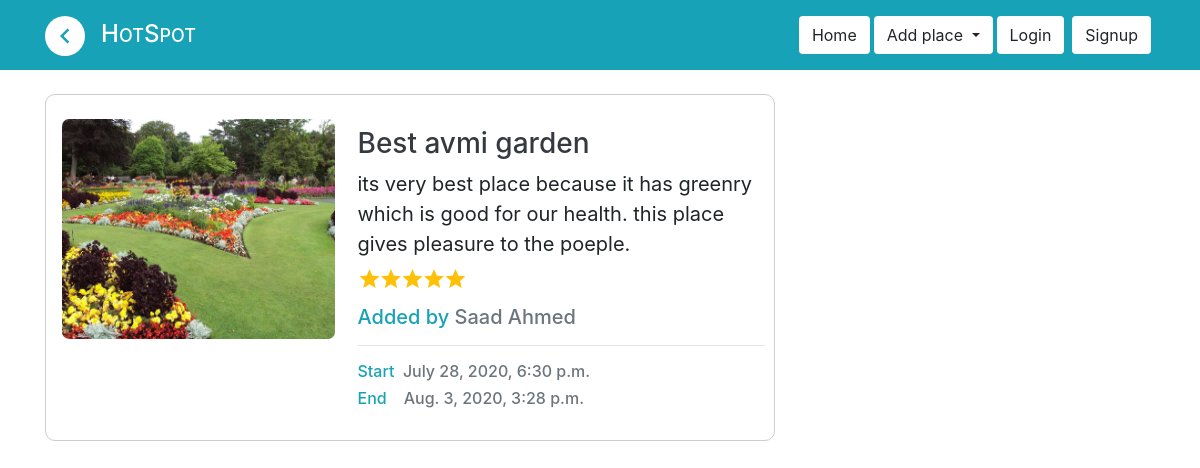
The page /place/8 on the database its author committed.
### application/models.py (models this page shows)
class place_information(models.Model):
    place_image = models.ImageField(upload_to='photos')
    place_name = models.CharField(max_length=255)
    place_description = models.TextField()
    place_longitude = models.FloatField()
    place_latitude = models.FloatField()
    place_ratings = models.IntegerField()
    place_type = models.CharField(max_length=100)
    added_by = models.ForeignKey(User, on_delete=models.CASCADE, default=0)
    start_date_time = models.DateTimeField(null=True, blank=True)
    end_date_time = models.DateTimeField(null=True, blank=True)

### application/views.py (the view)
# urls.py: path('place/<id>', views.place, name="place"),
def place(request, id):
    focused_place = place_information.objects.get(id=id)
    context = {
        'place': focused_place
    }
    return render(request, 'place.html', context)

### templates/place.html (shortened to what this page needs)
{% load static %}
{% include 'inc/head.inc.html' %}
{% include 'inc/navbar.inc.html' %}
<body>
    <br>
    <div class="container">
        <div class="row">
            <div class="col-sm-8">
                <div class="p-3" style="border: solid 1px #cccccc; border-radius: 10px;">
                    <div class="row">
                        <div class="col-sm-5 py-2">
                            <img src="media/{{place.place_image}}" style="width: 100%; height:220px; border-radius: 7px;" alt="">
                        </div>
                        <div class="col-sm-7 p-2">
                            <h3 class="text-dark my-2">{{place.place_name}}</h3>
                            <p class="my-2" style="font-size:20px">{{place.place_description}}</p>
                            <div style="display: inline;" class="ratingParent my-2" id="single_rating">
                                <i class="material-icons text-secondary" style="margin-right: -7px;">star</i>
                                <i class="material-icons text-secondary" style="margin-right: -7px;">star</i>
                                <i class="material-icons text-secondary" style="margin-right: -7px;">star</i>
                                <i class="material-icons text-secondary" style="margin-right: -7px;">star</i>
                                <i class="material-icons text-secondary" style="margin-right: -7px;">star</i>
                            </div>
                            <div class="my-2">
                                <h5 class="text-info">Added by <span class="text-secondary">{{place.added_by.first_name}} {{place.added_by.last_name}}</span></h5>
                            </div>
                            <hr>
                            {% ifequal place.place_type 'temporary' %}
                            <div>
                                <div class="my-2">
                                    <h6 class="text-info">Start &nbsp;<span class="text-secondary" id="start_date">{{place.start_date_time}}</span></h6>
                                </div>
                                <div class="my-2">
                                    <h6 class="text-info">End &nbsp;&nbsp; <span class="text-secondary" id="end_date">{{place.end_date_time}}</span></h6>
                                </div>
                            </div>
                            {% endifequal %}
                        </div>
                    </div>
                </div>
            </div>
            <div class="col-sm-4">
            </div>
        </div>
    </div>
</body>
</html>

### templates/inc/head.inc.html (shortened to what this page needs)
{% load static %}
<!doctype html>
<html class="no-js" lang="zxx">
<head>
    <link rel="stylesheet" href="https://maxcdn.bootstrapcdn.com/bootstrap/4.4.1/css/bootstrap.min.css">
    <link rel="stylesheet" href="https://cdnjs.cloudflare.com/ajax/libs/font-awesome/4.7.0/css/font-awesome.min.css">
    <link href='https://api.mapbox.com/mapbox-gl-js/v1.11.1/mapbox-gl.css' rel='stylesheet' />
</head>

### templates/inc/navbar.inc.html (shortened to what this page needs)
<div class="bg-info" style="height: 70px;">
    <div class="container pt-3">
        <i class="material-icons mb-3 float-left text-info bg-white mr-3" style="border-radius: 100%; padding:5px; font-size:30px; cursor: pointer;" title="Go back" onclick="window.history.back()">keyboard_arrow_left</i>
        {% if user.is_authenticated %}
            <h4 class="float-left text-white">Hi {{ user.first_name }}</h4>
        {% else %}
            <h4 class="float-left text-white mt-1">H<span style="font-size: 18px;">OT</span>S<span style="font-size: 18px;">POT</span></h4>
        {% endif %}
        {% if user.is_authenticated %}
            <a href="{% url 'logout' %}" onclick="return confirm('Are you sure, you want to logout ?')">
                <button class="btn bg-white float-right mx-1">Logout</button>
            </a>
            <a href="{% url 'myplaces' %}">
                <button class="btn bg-white float-right mx-1">My places</button>
            </a>
        {% else %}
            <a href="signup">
                <button class="btn bg-white float-right mx-1">Signup</button>
            </a>
            <a href="login">
                <button class="btn bg-white float-right mx-1">Login</button>
            </a>
        {% endif %}
        <div class="dropdown float-right">
            <button type="button" class="btn bg-white dropdown-toggle" data-toggle="dropdown">
              Add place
            </button>
        </div>
        <a href="show">
            <button class="btn bg-white float-right mx-1">Home</button>
        </a>
    </div>
</div>

### rows shown on the page
place_information: place_image (picture), place_name "Best avmi garden", place_description "its very best place because it has greenry which is good for our health. this place gives pleasure to the poeple.", added_by.first_name "Saad", added_by.last_name "Ahmed", start_date_time "July 28, 2020, 6:30 p.m.", end_date_time "Aug. 3, 2020, 3:28 p.m."
